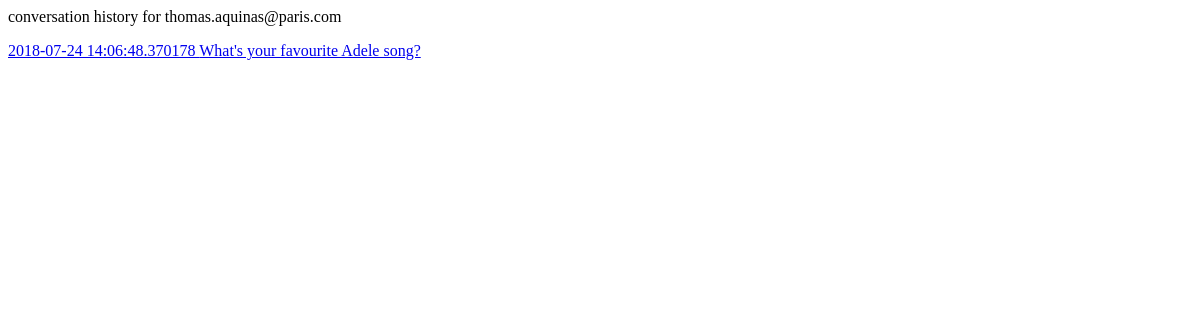
Page /all (signed in) on the earlier database version.
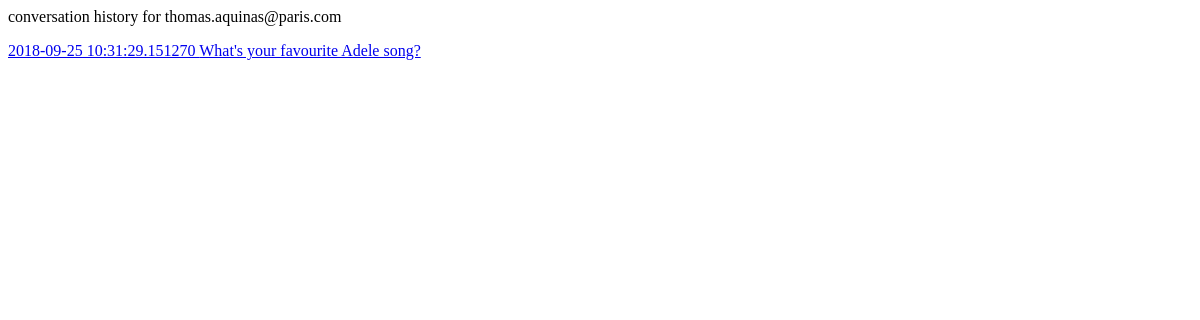
Same page on the later database version.
### app/models.py (models this page shows, shortened)
class Conversation(db.Model):
    id = db.Column(db.Integer, primary_key=True)
    timestamp = db.Column(db.DateTime, index=True, default=datetime.utcnow)
    context = db.Column(db.PickleType())
    utterances = \
        db.relationship('Utterance', backref='conversation', lazy='dynamic')
    def get_first_user_utterance(self):
        for u in self.utterances:
            if u.speaker.email != 'project.ox.mail@gmail.com':
                return u
        return None

class Speaker(UserMixin, db.Model):
    id = db.Column(db.Integer, primary_key=True)
    email = db.Column(db.String(120), index=True, unique=True, nullable=False)
    password_hash = db.Column(db.String(128), nullable=True)
    token = db.Column(db.String(32), index=True, unique=True)
    token_expiry = db.Column(db.DateTime)
    conversations = db.relationship(
        'Conversation',
        secondary=speaker_conversation,
        backref=db.backref('speakers', lazy='dynamic'),
        lazy='dynamic')
    utterances = \
        db.relationship('Utterance', backref='speaker', lazy='dynamic')

class Utterance(db.Model):
    id = db.Column(db.Integer, primary_key=True)
    speaker_id = \
        db.Column(db.Integer, db.ForeignKey('speaker.id'), nullable=False)
    text = db.Column(db.String(128), nullable=False)
    conversation_id = \
        db.Column(db.Integer, db.ForeignKey('conversation.id'), nullable=False)
    timestamp = db.Column(db.DateTime, index=True, default=datetime.utcnow)

### app/browser_main/routes.py (the view)
@bp.route('/all')
@login_required
def all_my_conversations():
    conversation_filter = Conversation.speakers.any(id=current_user.id)
    conversations = Conversation.query.filter(conversation_filter).all()
    return render_template('all.html',
                           title='all',
                           conversations=conversations)

### app/models.py (called while the page is built)
@login.user_loader
def load_speaker(id):
    return Speaker.query.get(int(id))

### app/templates/all.html
{% extends "base.html" %}
{% block content %}
    <p>conversation history for {{ current_user.email }}</p>
    {% for conversation in conversations %}
        <p>
            <a href="{{ url_for('browser_main.conversation', id=conversation.id) }}">
                {{ conversation.timestamp }} {{ conversation.get_first_user_utterance().text }}
            </a>
        </p>
    {% endfor %}
{% endblock %}

Differences in the rows shown:
changed Conversation "What's your favourite Adele song?": timestamp "2018-07-24 14:06:48.370178" → "2018-09-25 10:31:29.151270"
